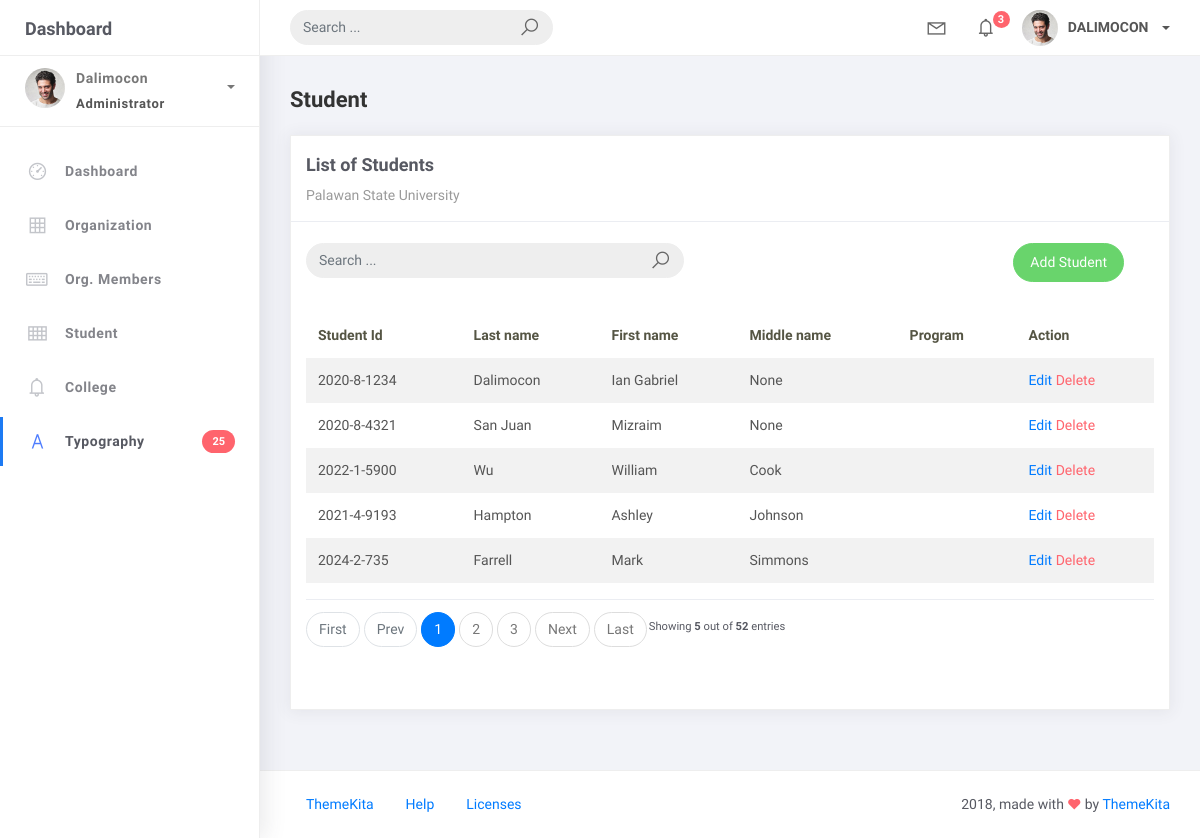
Screenshot of /student_list with the database file from the repository.
### studentorg/models.py (models this page shows, shortened)
class BaseModel(models.Model):
    created_at = models.DateTimeField(auto_now_add=True, db_index=True)
    updated_at = models.DateTimeField(auto_now=True)
    class Meta:
        abstract = True

class Student(BaseModel):
    student_id = models.CharField(max_length=15)
    lastname = models.CharField(max_length=25)
    firstname = models.CharField(max_length=25)
    middlename = models.CharField(max_length=25, blank=True, null=True)
    program= models.ForeignKey(Program, on_delete = models.CASCADE)

### studentorg/views.py (the view)
# urls.py: path('student_list', StudentList.as_view(), name='student-list'),
class StudentList(ListView):
    model = Student
    context_object_name = 'student'
    template_name  = 'student_list.html'
    paginate_by = 5
    def get_queryset(self, *args, **kwargs):
         qs = super(StudentList, self).get_queryset(*args, **kwargs)
         if self.request.GET.get("q") != None:
             query = self.request.GET.get('q')
             qs = qs = qs.filter(Q(student_id__icontains=query) |
                           Q(firstname__icontains=query) | Q(lastname__icontains=query) | Q(program__prog_name__icontains=query))
         return qs

### templates/student_list.html (shortened to what this page needs)
{% extends 'base.html' %} {% load static %} {% block content %}
<div class="content">
  <div class="container-fluid">
    <h4 class="page-title">Student</h4>
    <div class="row">
      <div class="col-md-12">
        <div class="card">
          <div class="card-header">
            <div class="card-title">List of Students</div>
            <div class="card-category">Palawan State University</div>
          </div>
          <br />
          <div class="col-md-12 row">
            <div class="col-md-6">
              <form class="navbar-left navbar-form nav-search mr-md-3" action="{% url 'student-list' %}">
                <div class="input-group">
                  <input type="text" placeholder="Search ..." class="form-control" name="q"/>
                  <div class="input-group-append">
                    <span class="input-group-text">
                      <i class="la la-search search-icon"></i>
                    </span>
                  </div>
                </div>
              </form>
            </div>
            <div class="col-md-6">
              <div class="pull-right">
                <a
                  href=""
                  class="btn btn-success btn-rounded"
                  >Add Student</a
                >
              </div>
            </div>
          </div>
          <div class="card-body">
            <table class="table table-striped mt-3">
              <thead>
                <tr>
                  <th scope="col">Student Id</th>
                  <th scope="col">Last name</th>
                  <th scope="col">First name</th>
                  <th scope="col">Middle name</th>
                  <th scope="col">Program</th>
                  <th scope="col">Action</th>
                </tr>
              </thead>
              <tbody>
                {% for object in object_list %}
                <tr>
                  <td>{{ object.student_id}}</td>
                  <td>{{ object.lastname }}</td>
                  <td>{{ object.firstname }}</td>
                  <td>{{ object.middlename }}</td>
                  <td>{{ object.college_name }}</td>
                  <td>
                    <a href="student_list/{{object.id}}">Edit</a>
                    <a
                      href="student_list/{{object.id}}/delete"
                      class="text-danger"
                      >Delete</a
                    >
                  </td>
                </tr>
                {% endfor %}
              </tbody>
            </table>
            {% include 'includes/pagination.html' %}
          </div>
        </div>
      </div>
    </div>
  </div>
</div>
{% endblock %}

### rows the page displays
Student: student_id "2020-8-1234", lastname "Dalimocon", firstname "Ian Gabriel", middlename "None"
Student: student_id "2020-8-4321", lastname "San Juan", firstname "Mizraim", middlename "None"
Student: student_id "2022-1-5900", lastname "Wu", firstname "William", middlename "Cook"
Student: student_id "2021-4-9193", lastname "Hampton", firstname "Ashley", middlename "Johnson"
Student: student_id "2024-2-735", lastname "Farrell", firstname "Mark", middlename "Simmons"

### other values shown
{{ page_num }} "1"
{{ page_num }} "2" "3"
{{ object_list.count }} "5"
{{ paginator.count }} "52"
